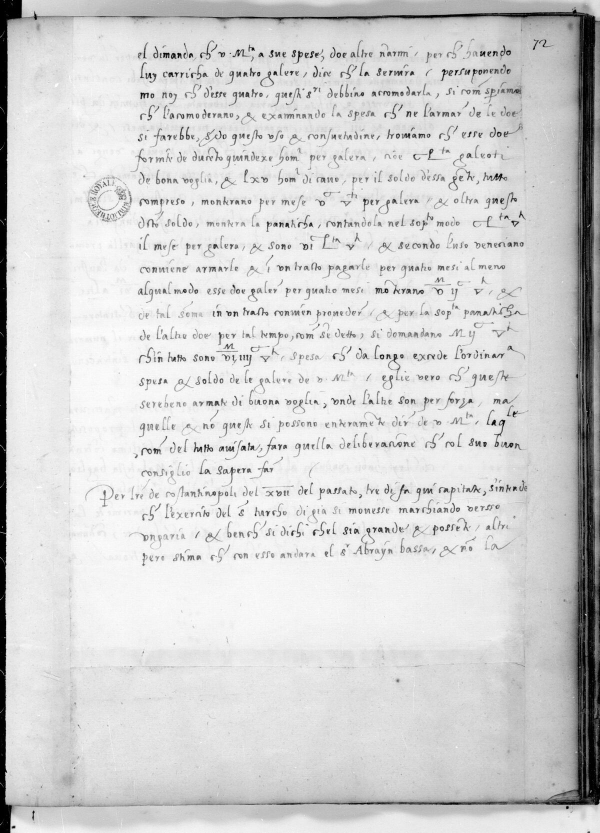
#> input picture targets/sormano/arya/img3000/f142_1200.jpg, 1200 x 1665 px, given in place of f4715_17.jpg, which was not available (shown at 1/2 size)
$ python f4715_pair.py 5 5 out.png 5 5
#> lines starting #> are read from the running program, lines starting #| are printed output that depends on the picture; pictures that were not available may be replaced by others from this repository, and a replacement may not be noted
# interlinear + cipher for one line, 4 overlapping segments: python f4715_pair.py yleft [dy_right=-45] [out] [up=150] [down=55]
import sys
from PIL import Image
im = Image.open('f4715_17.jpg')
#> im is the input picture: PIL image 1200x1665 L; min 0, max 255, mean 211.6
yc = int(sys.argv[1]); dy = int(sys.argv[2]) if len(sys.argv) > 2 else -45
out = sys.argv[3] if len(sys.argv) > 3 else 'f4715_p.png'
up = int(sys.argv[4]) if len(sys.argv) > 4 else 150
dn = int(sys.argv[5]) if len(sys.argv) > 5 else 55
xs = [(580, 1400), (1330, 2150), (2080, 2900), (2830, 3700)]
parts = []
for i, (a, b) in enumerate(xs):
    s = dy * i // 3
    p = im.crop((a, yc - up + s, b, yc + dn + s)); p = p.resize((int(p.width * 1.6), int(p.height * 1.6)), Image.LANCZOS)
    parts.append(p)
#> this loop made 4 passes
#> pass 1, `p = p.resize((int(p.width * 1.6), int(p.height * 1.6)), Image.LANCZOS)`:
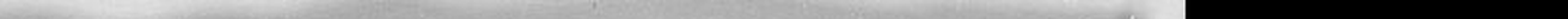
#> p: PIL image 1312x16 L (shown 2 times larger); min 0, max 246, mean 143
#> after the loop, parts = 4 items
W = max(p.width for p in parts); H = sum(p.height + 8 for p in parts)
#> after `W = max((p.width for p in parts))`: W = 1392
#> after `H = sum((p.height + 8 for p in parts))`: H = 96
o = Image.new('RGB', (W, H), (255, 200, 200)); y = 0
#> after `o = Image.new('RGB', (W, H), (255, 200, 200))`:
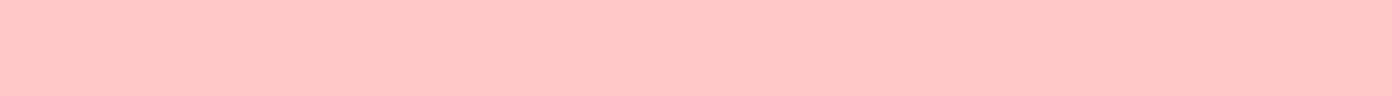
#> o: PIL image 1392x96 RGB; mean R, G, B 255, 200, 200
for p in parts:
    o.paste(p, (0, y)); y += p.height + 8
#> this loop made 4 passes
#> y on passes 1 to 4: 24, 48, 72, 96
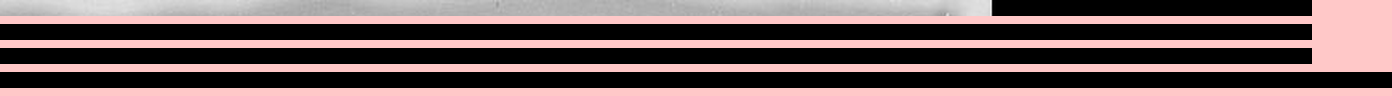
#> o: PIL image 1392x96 RGB; mean R, G, B 114.8, 94.9, 94.9
#> after the loop, y = 96
o.save(out)

$ run again, on targets/sormano/arya/img3000/f146_1200.jpg
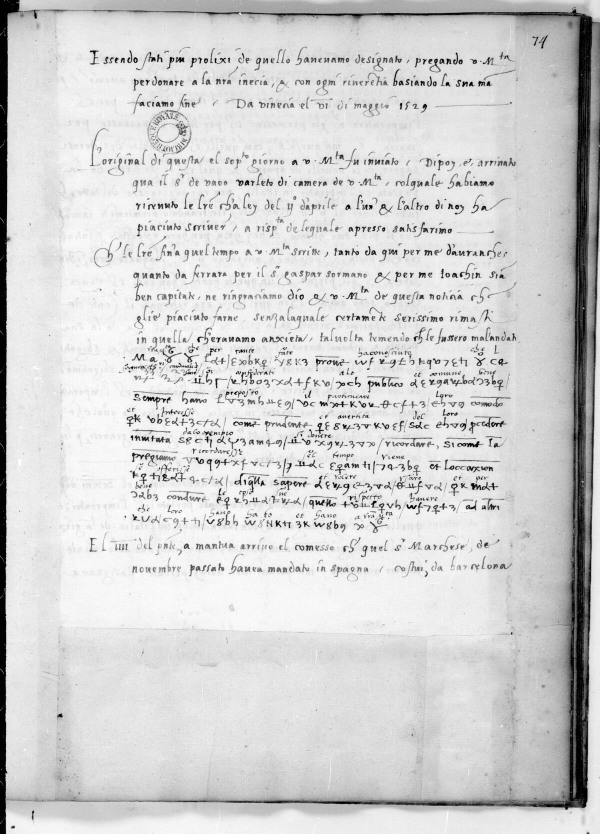
#> input picture targets/sormano/arya/img3000/f146_1200.jpg, 1200 x 1667 px, given in place of f4715_17.jpg, which was not available (shown at 1/2 size)
#> im is the input picture: PIL image 1200x1667 L; min 0, max 255, mean 209.7
#> the loop `for i, (a, b) in enumerate(xs):` made 4 passes
#> pass 1, `p = p.resize((int(p.width * 1.6), int(p.height * 1.6)), Image.LANCZOS)`:
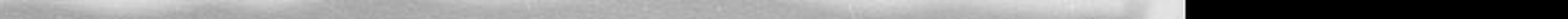
#> p: PIL image 1312x16 L (shown 2 times larger); min 0, max 249, mean 140.4
#> after the loop `for i, (a, b) in enumerate(xs):`: parts = 4 items
#> W = 1392
#> H = 96
#> the loop `for p in parts:` made 4 passes
#> y on passes 1 to 4: 24, 48, 72, 96
#> after the loop `for p in parts:`:
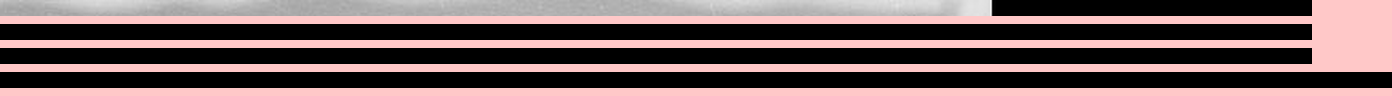
#> o: PIL image 1392x96 RGB; mean R, G, B 114.4, 94.5, 94.5
